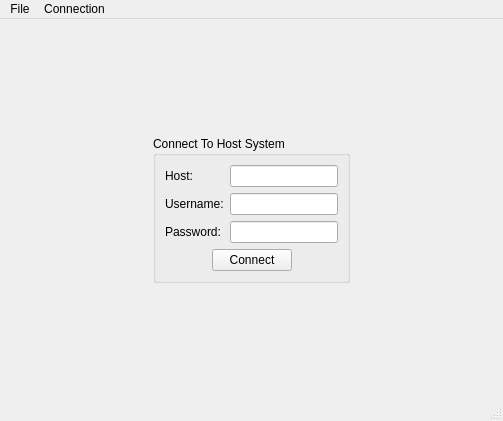
<?xml version="1.0" encoding="UTF-8"?>
<ui version="4.0">
 <class>MainUI</class>
 <widget class="QMainWindow" name="MainUI">
  <property name="geometry">
   <rect>
    <x>0</x>
    <y>0</y>
    <width>503</width>
    <height>421</height>
   </rect>
  </property>
  <property name="windowTitle">
   <string>MainWindow</string>
  </property>
  <widget class="QWidget" name="centralwidget">
   <layout class="QVBoxLayout" name="verticalLayout">
    <item>
     <widget class="QStackedWidget" name="stackedWidget">
      <property name="currentIndex">
       <number>0</number>
      </property>
      <widget class="QWidget" name="page_auth">
       <layout class="QGridLayout" name="gridLayout">
        <item row="0" column="1">
         <spacer name="verticalSpacer_2">
          <property name="orientation">
           <enum>Qt::Vertical</enum>
          </property>
          <property name="sizeHint" stdset="0">
           <size>
            <width>20</width>
            <height>80</height>
           </size>
          </property>
         </spacer>
        </item>
        <item row="1" column="0">
         <spacer name="horizontalSpacer">
          <property name="orientation">
           <enum>Qt::Horizontal</enum>
          </property>
          <property name="sizeHint" stdset="0">
           <size>
            <width>124</width>
            <height>20</height>
           </size>
          </property>
         </spacer>
        </item>
        <item row="1" column="1">
         <widget class="QGroupBox" name="group_auth">
          <property name="title">
           <string>Connect To Host System</string>
          </property>
          <layout class="QFormLayout" name="formLayout">
           <item row="0" column="0">
            <widget class="QLabel" name="label">
             <property name="text">
              <string>Host:</string>
             </property>
            </widget>
           </item>
           <item row="0" column="1">
            <widget class="QLineEdit" name="line_auth_host">
             <property name="text">
              <string/>
             </property>
            </widget>
           </item>
           <item row="1" column="0">
            <widget class="QLabel" name="label_2">
             <property name="text">
              <string>Username:</string>
             </property>
            </widget>
           </item>
           <item row="1" column="1">
            <widget class="QLineEdit" name="line_auth_user"/>
           </item>
           <item row="2" column="0">
            <widget class="QLabel" name="label_3">
             <property name="text">
              <string>Password:</string>
             </property>
            </widget>
           </item>
           <item row="2" column="1">
            <widget class="QLineEdit" name="line_auth_pass">
             <property name="echoMode">
              <enum>QLineEdit::Password</enum>
             </property>
            </widget>
           </item>
           <item row="3" column="0" colspan="2">
            <layout class="QHBoxLayout" name="horizontalLayout">
             <item>
              <spacer name="horizontalSpacer_3">
               <property name="orientation">
                <enum>Qt::Horizontal</enum>
               </property>
               <property name="sizeHint" stdset="0">
                <size>
                 <width>40</width>
                 <height>20</height>
                </size>
               </property>
              </spacer>
             </item>
             <item>
              <widget class="QPushButton" name="push_auth_connect">
               <property name="text">
                <string>Connect</string>
               </property>
               <property name="icon">
                <iconset resource="icons/icons.qrc">
                 <normaloff>:/icons/black/arrow-right-fancy.svg</normaloff>:/icons/black/arrow-right-fancy.svg</iconset>
               </property>
              </widget>
             </item>
             <item>
              <spacer name="horizontalSpacer_4">
               <property name="orientation">
                <enum>Qt::Horizontal</enum>
               </property>
               <property name="sizeHint" stdset="0">
                <size>
                 <width>40</width>
                 <height>20</height>
                </size>
               </property>
              </spacer>
             </item>
            </layout>
           </item>
          </layout>
         </widget>
        </item>
        <item row="1" column="2">
         <spacer name="horizontalSpacer_2">
          <property name="orientation">
           <enum>Qt::Horizontal</enum>
          </property>
          <property name="sizeHint" stdset="0">
           <size>
            <width>123</width>
            <height>20</height>
           </size>
          </property>
         </spacer>
        </item>
        <item row="2" column="1">
         <spacer name="verticalSpacer">
          <property name="orientation">
           <enum>Qt::Vertical</enum>
          </property>
          <property name="sizeHint" stdset="0">
           <size>
            <width>20</width>
            <height>79</height>
           </size>
          </property>
         </spacer>
        </item>
       </layout>
      </widget>
      <widget class="QWidget" name="page_main">
       <widget class="QLabel" name="label_4">
        <property name="geometry">
         <rect>
          <x>100</x>
          <y>110</y>
          <width>221</width>
          <height>101</height>
         </rect>
        </property>
        <property name="text">
         <string>Successfully connected!!</string>
        </property>
       </widget>
      </widget>
     </widget>
    </item>
   </layout>
  </widget>
  <widget class="QMenuBar" name="menubar">
   <property name="geometry">
    <rect>
     <x>0</x>
     <y>0</y>
     <width>503</width>
     <height>22</height>
    </rect>
   </property>
   <widget class="QMenu" name="menuFile">
    <property name="title">
     <string>File</string>
    </property>
    <addaction name="actionClose_Application"/>
   </widget>
   <widget class="QMenu" name="menuConnection">
    <property name="title">
     <string>Connection</string>
    </property>
    <addaction name="actionDisconnect"/>
    <addaction name="actionSave_Host_Bookmark"/>
    <addaction name="separator"/>
    <addaction name="actionLocalhost_Auto_Connect"/>
   </widget>
   <addaction name="menuFile"/>
   <addaction name="menuConnection"/>
  </widget>
  <widget class="QStatusBar" name="statusbar"/>
  <action name="actionClose_Application">
   <property name="icon">
    <iconset resource="icons/icons.qrc">
     <normaloff>:/icons/black/cancel.svg</normaloff>:/icons/black/cancel.svg</iconset>
   </property>
   <property name="text">
    <string>Close Application</string>
   </property>
  </action>
  <action name="actionDisconnect">
   <property name="icon">
    <iconset resource="icons/icons.qrc">
     <normaloff>:/icons/black/off.svg</normaloff>:/icons/black/off.svg</iconset>
   </property>
   <property name="text">
    <string>Disconnect</string>
   </property>
  </action>
  <action name="actionLocalhost_Auto_Connect">
   <property name="checkable">
    <bool>true</bool>
   </property>
   <property name="checked">
    <bool>true</bool>
   </property>
   <property name="text">
    <string>Localhost Auto-Connect</string>
   </property>
  </action>
  <action name="actionSave_Host_Bookmark">
   <property name="icon">
    <iconset resource="icons/icons.qrc">
     <normaloff>:/icons/black/bookmark.svg</normaloff>:/icons/black/bookmark.svg</iconset>
   </property>
   <property name="text">
    <string>Save Host Bookmark</string>
   </property>
  </action>
 </widget>
 <resources>
  <include location="icons/icons.qrc"/>
 </resources>
 <connections/>
</ui>
